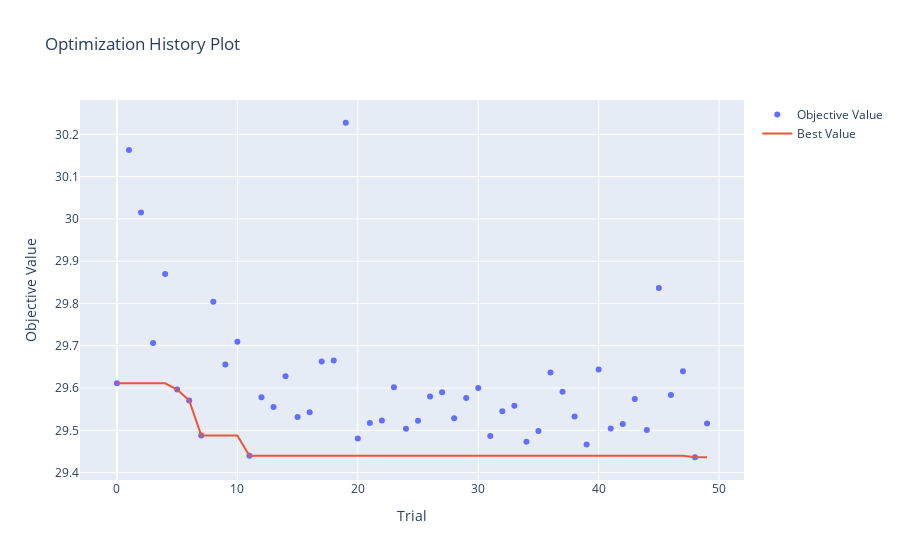

Notebook code for this chart:
### Code cell
optuna.visualization.plot_optimization_history(study)

### Figure 1 — Plotly figure (JSON) as saved in the notebook; plotly's stock layout.template omitted (floating-point values rounded to 4 significant figures)
{"data": [{"mode": "markers", "name": "Objective Value", "type": "scatter", "x": [0, 1, 2, 3, 4, 5, 6, 7, 8, 9, 10, 11, 12, 13, 14, 15, 16, 17, 18, 19, 20, 21, 22, 23, 24, 25, 26, 27, 28, 29, 30, 31, 32, 33, 34, 35, 36, 37, 38, 39, 40, 41, 42, 43, 44, 45, 46, 47, 48, 49], "y": [29.61, 30.16, 30.02, 29.71, 29.87, 29.6, 29.57, 29.49, 29.8, 29.66, 29.71, 29.44, 29.58, 29.56, 29.63, 29.53, 29.54, 29.66, 29.67, 30.23, 29.48, 29.52, 29.52, 29.6, 29.5, 29.52, 29.58, 29.59, 29.53, 29.58, 29.6, 29.49, 29.54, 29.56, 29.47, 29.5, 29.64, 29.59, 29.53, 29.47, 29.64, 29.5, 29.52, 29.57, 29.5, 29.84, 29.58, 29.64, 29.44, 29.52]}, {"mode": "lines", "name": "Best Value", "type": "scatter", "x": [0, 1, 2, 3, 4, 5, 6, 7, 8, 9, 10, 11, 12, 13, 14, 15, 16, 17, 18, 19, 20, 21, 22, 23, 24, 25, 26, 27, 28, 29, 30, 31, 32, 33, 34, 35, 36, 37, 38, 39, 40, 41, 42, 43, 44, 45, 46, 47, 48, 49], "y": [29.61, 29.61, 29.61, 29.61, 29.61, 29.6, 29.57, 29.49, 29.49, 29.49, 29.49, 29.44, 29.44, 29.44, 29.44, 29.44, 29.44, 29.44, 29.44, 29.44, 29.44, 29.44, 29.44, 29.44, 29.44, 29.44, 29.44, 29.44, 29.44, 29.44, 29.44, 29.44, 29.44, 29.44, 29.44, 29.44, 29.44, 29.44, 29.44, 29.44, 29.44, 29.44, 29.44, 29.44, 29.44, 29.44, 29.44, 29.44, 29.44, 29.44]}, {"marker": {"color": "#cccccc"}, "mode": "markers", "name": "Infeasible Trial", "showlegend": false, "type": "scatter", "x": [], "y": []}], "layout": {"title": {"text": "Optimization History Plot"}, "xaxis": {"title": {"text": "Trial"}}, "yaxis": {"title": {"text": "Objective Value"}}}}
